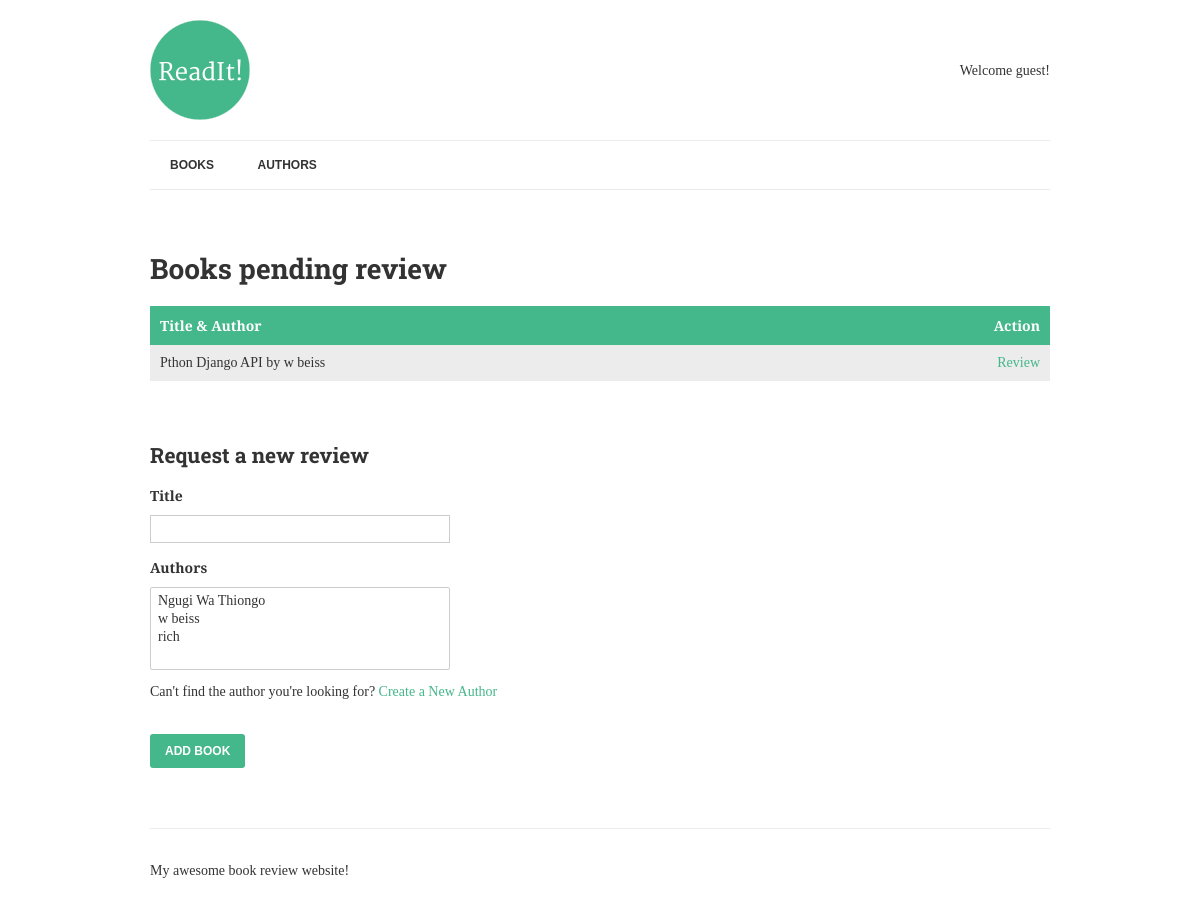
The page /review/ on the database as committed earlier.
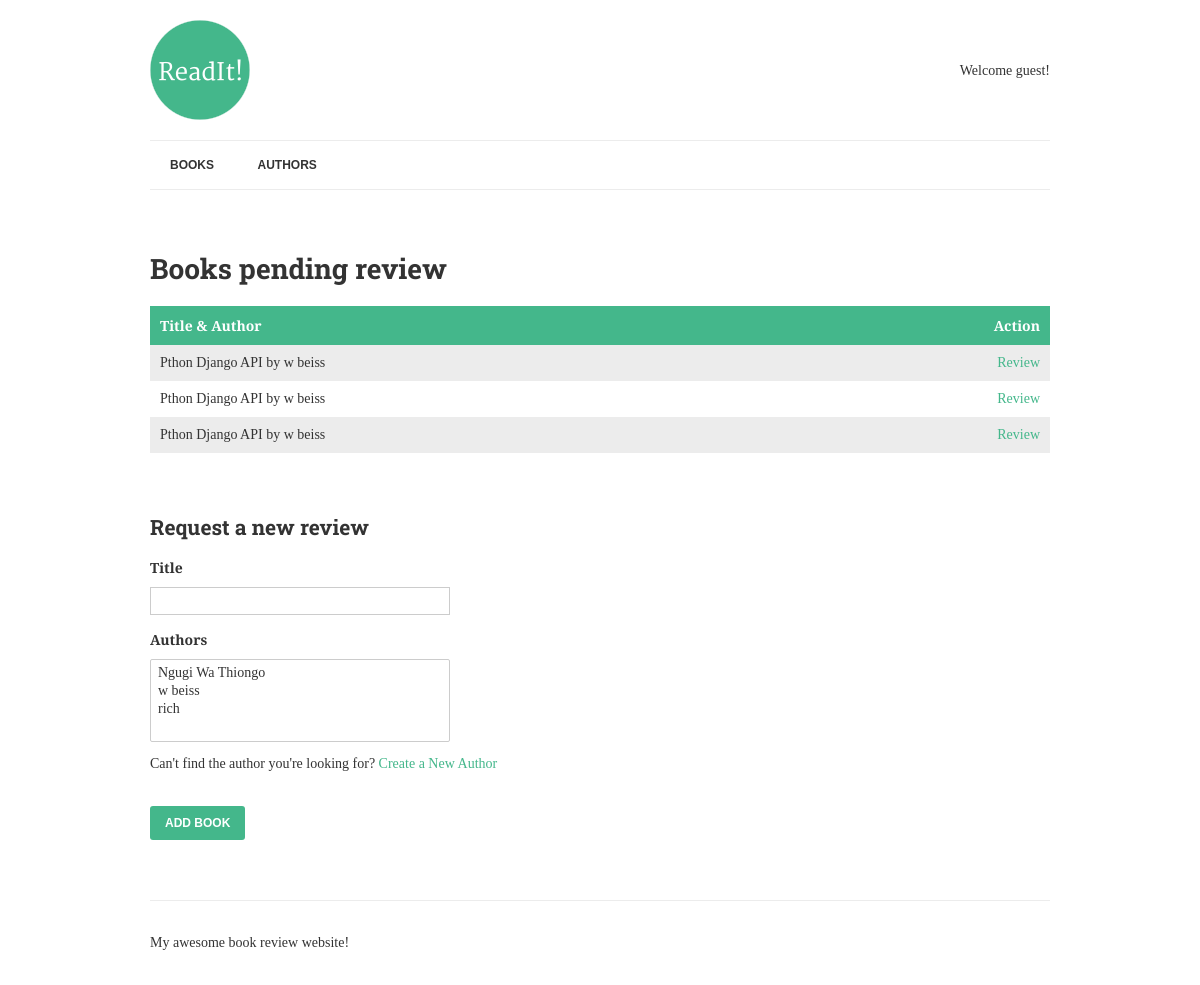
The same page on the database as committed later.
### books/models.py (models this page shows, shortened)
class Book(models.Model):
    title = models.CharField(max_length=150)
    authors = models.ManyToManyField("Author", related_name="books")
    review = models.TextField(blank=True, null=True)
    date_reviewed = models.DateTimeField(blank=True, null=True)
    is_favourite = models.BooleanField(default=False, verbose_name="Favourite?")
    def list_authors(self):
        return ", ".join([author.name for author in self.authors.all()])

class Author(models.Model):
    name = models.CharField(max_length=70, help_text="Use pen name, not real name", unique=True)
    def __str__(self):
        return self.name

### books/views.py (the view, shortened to what this page needs)
# urls.py: url(r'^review/$', views.ReviewList.as_view(), name='review-books'),
class ReviewList(View):
    def get(self, request):
        books = Book.objects.filter(date_reviewed__isnull=True).prefetch_related('authors')
        context = {
            'books': books,
            'form': BookForm,
         }
        return render(request, "list-to-review.html", context)

### books/templates/list-to-review.html (shortened to what this page needs)
{% extends "base.html" %}
{% block content %}
	<h1>Books pending review</h1>
	{% if books %}
		<table>
			<thead>
				<th>Title &amp; Author</th>
				<th class="align-right">Action</th>
			</thead>
			<tbody>
				{% for book in books %}
					<tr>
						<td class="title">
							{{ book.title }} by {{ book.list_authors }}
						</td>
						<td class="align-right">
							<a href="{% url 'review-book' book.pk %}">Review</a>
						</td>
					</tr>
				{% endfor %}
			</tbody>
		</table>
	{% else %}
		<p>There are no books waiting to be reviewed.  Good job!</p>
	{% endif %}
    <h2>Request a new review</h2>
	<form method="post">
		<label>{{ form.title.label }}</label>
		{{ form.title }}
		<label>{{ form.authors.label }}</label>
		{{ form.authors }}
		<p>Can't find the author you're looking for? <a href="{% url 'add' %}">Create a New Author</a></p>
		<input type="submit" value="Add Book">
	</form>
{% endblock %}

### books/templates/base.html (shortened to what this page needs)
{% load static %}
<!doctype html>
<html>
	<head>
		<link rel="stylesheet" href="{% static 'css/normalize.css' %}">
		<link rel="stylesheet" href="{% static 'css/style.css' %}">
	</head>
	<body>
		<div class="container">
			<header>
				<img src="{% static 'img/logo.png' %}" alt="ReadIt!" class="logo"/>
				<div class="welcome">
					{% if request.user.is_authenticated %}
						<p>Hello {{ request.user.username|title }}, you last logged in at {{ request.user.last_login|date:"D d M Y" }}</p>
					{% else %}
						<p>Welcome guest!</p>
					{% endif %}
				</div>
			</header>
			<nav>
				<a href="{% url 'books' %}">Books</a>
				<a href="{% url 'authors' %}">Authors</a>
			</nav>
			<main>
				{% block content %}{% endblock %}
			</main>
			<footer>
				<p>My awesome book review website!</p>
			</footer>
		</div>
	</body>
</html>

### readit/static/css/style.css (style rules this page uses)
.align-right { text-align: right; }
.container { width: 900px; max-width: 90%; margin: 0 auto; padding: 0; }
header { border-bottom: 1px solid #ececec; padding: 20px 0; display: table; width: 100%; }
footer { border-top: 1px solid #ececec; padding: 20px 0; margin-top: 60px; }
.logo { padding-right: 20px; display: table-cell; }
.welcome { display: table-cell; vertical-align: middle; text-align: right; line-height: 1.5; }
nav { clear: both; border-bottom: 1px solid #ececec; margin-bottom: 60px; }
nav a { font-size: 12px; font-weight: bold; line-height: 18px; padding: 15px 20px; display: inline-block; text-transform: uppercase; font-family: Arial, serif; color: #333; }
body { font-family: 'Merriweather', serif; color: #333; font-size: 14px; }
h1, h2, h3, h4, h5, h6 { font-family: 'Roboto Slab', serif; }
a { color: #44B78B; text-decoration: none; }
table { width: 100%; margin-bottom: 60px; }
table td, th { padding: 10px; text-align: left; }
th { background-color: #44B78B; color: #fff; }
table tr:nth-child(odd) { background-color: #ececec; }
label { display: block; font-weight: bold; margin: 15px 0 10px 0; }
input[type="submit"] { margin-top: 20px; border: 0; background-color: #44B78B; color: #fff; padding: 10px 15px; border-radius: 3px; text-transform: uppercase; font-family: arial, sans-serif; font-size: 12px; font-weight: bold; }
input[type="text"], input[type="password"], select, textarea { border: 1px solid #ccc; padding: 5px; display: block; width: 300px; box-sizing: border-box; margin-bottom: 10px; max-width: 100%; }

Rows that differ between the two databases and show on the page:
added Book: title "Pthon Django API", list_authors "w beiss"
added Book: title "Pthon Django API", list_authors "w beiss"
